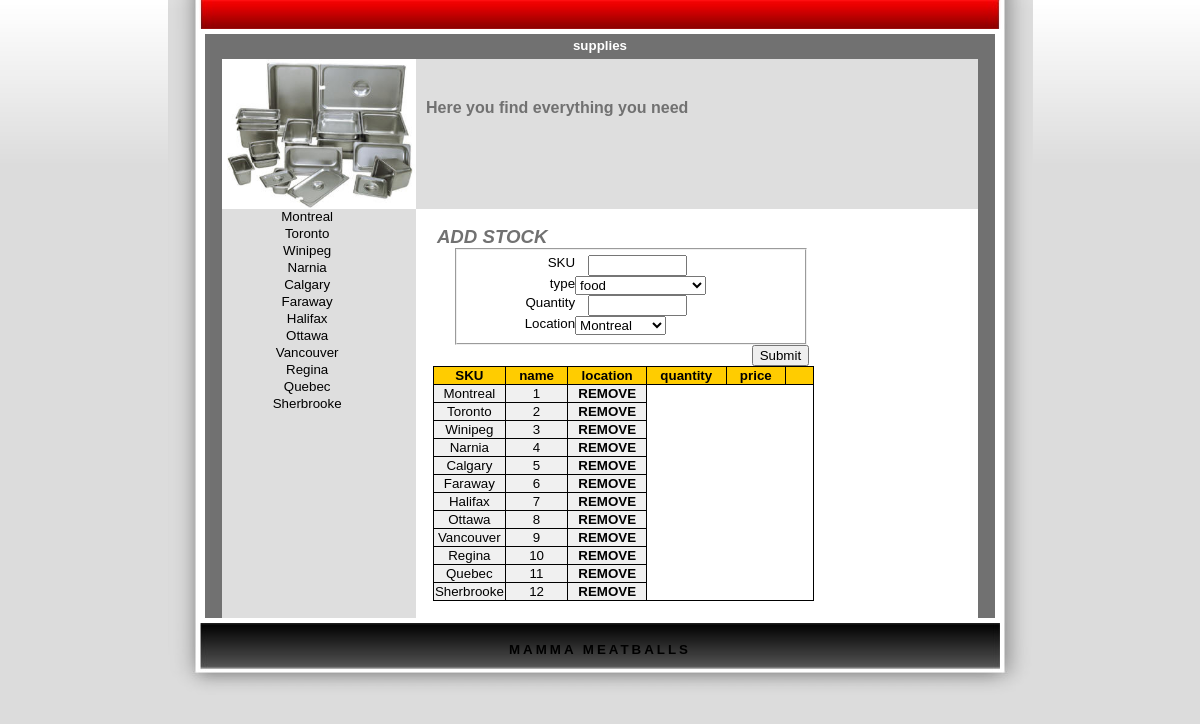
The app's page /website/table/localTable.php with its own data.
### tables this page shows
CREATE TABLE IF NOT EXISTS `facility` 
(
  `f_id` INTEGER NOT NULL,
  `location` VARCHAR(45) NULL,
  `address` VARCHAR(100) NULL,
  `m_id` INTEGER NOT NULL,
  `phone` CHAR(13) NULL,
  PRIMARY KEY (`f_id`),
  INDEX `fk_facility_menu1_idx` (`m_id` ASC),
  CONSTRAINT `fk_facility_menu1`
    FOREIGN KEY (`m_id`)
    REFERENCES `menu` (`m_id`)
    ON DELETE NO ACTION
    ON UPDATE NO ACTION);

### src/Logger.php (called while the page is built, shortened)
<?php
include_once("MeatballsUser.php");
class Logger
{
    private static $singleton;
    public static function getSingleInstace()
    {
        $argc = func_num_args();
        $args = func_get_args();
        if (self::$singleton === null)
        {
            if ($argc == 0)
            {
                self::$singleton = new Logger();
            }
            else
            {
                self::$singleton = new Logger($args[0]);
            }
            self::$singleton->write("\n[".__CLASS__."] +++ Logger instanciated +++");
        }
        return self::$singleton;
    }
    private function __construct()
    {
        $this->filename = $this->getLogFilePath();
        $this->fd = fopen($this->filename, 'w') or die('Cannot open the log file: ' . $this->filename);
    }
    private function getLogFilePath()
    {
        $filename = $_SERVER['DOCUMENT_ROOT'];
        if (!file_exists($filename)) {
            $filename = getcwd() . "/log/phpunit_log";
        } else {
            $filename .= "/comp353-project/log/log";
        }
        return $filename;
    }
}
?>

### src/MeatballsUser.php (called while the page is built, shortened)
<?php
class MeatballUser
{
    public static function removeTrailingSlash(&$str)
    {
        return $str;
    }
}
?>

### src/IQuery.php (called while the page is built, shortened)
<?php
include_once("MySqlConnection.php");
include_once("ConfigLoader.php");
abstract class IQuery
{
    static protected $mysql;
    public function __construct()
    {
		$this->logger = Logger::getSingleInstace();
        $config_path = $_SERVER['DOCUMENT_ROOT'];
        $config_path .= '/comp353-project/src/project.config.xml';
        $loader = new ConfigLoader($config_path, "localhost");
        if (!isset(self::$mysql)) {
            self::$mysql = new MySqlConnection($loader->getHost(),
                                               $loader->getUsername(),
                                               $loader->getPassword(),
                                               $loader->getDatabase());
        }
    }
    public function execute()
    {
        $this->result = self::$mysql->execute($this->getQueryString());
        return $this->result;
    }
}
?>

### src/ConfigLoader.php (called while the page is built, shortened)
<?php
class ConfigLoader
{
    private $host;
    private $username;
    private $password;
    private $database;
    public function __construct($config_file_path, $myConfigName)
    {
        $this->logger = Logger::getSingleInstace();
        if (file_exists($config_file_path)) {
            $xml = simplexml_load_file($config_file_path);
        } else {
            exit('Failed to open '.$config_file_path."\n");
        }
        $xpath = ($xml->xpath('/configurations/configuration[name="' . $myConfigName . '"]'));
        if (isset($xpath[0])) {
            $node = $xpath[0];
        } else {
            $msg = "[ERROR]::[" . __CLASS__ . "]" . " The xpath query returned empty";
            $this->logger->write($msg);
            print_r($xpath);
            exit($msg);
        }
        $this->host = $node->host;
        $this->username = $node->username;
        $this->database = $node->database;
    }
    public function getHost()
    {
        return $this->host;
    }
    public function getUsername()
    {
        return $this->username;
    }
    public function getPassword()
    {
        return $this->password;
    }
    public function getDatabase()
    {
        return $this->database;
    }
}
?>

### src/MySqlConnection.php (called while the page is built, shortened)
<?php
class MySqlConnection
{
    private $host;
    private $username;
    private $db;
    private $password;
    private $connection;
    public function __construct()
    {
        $argc = func_num_args();
        $args = func_get_args();
        $this->logger = Logger::getSingleInstace();
        if (method_exists($this, $f = '__construct_' . $argc))
        {
            call_user_func_array(array($this, $f), $args);
        }
    }
    private function __construct_4($host, $uname, $password, $db)
    {
        $this->host = $host;
        $this->username = $uname;
        $this->db = $db;
        $this->password = $password;
    }
    private function connect()
    {
        $result = false;
        $this->connection = mysqli_connect($this->host,     $this->username,
                $this->password, $this->db);
        if ($this->connection)
        {
            $result = true;
        }
        return $result;
    }
    public function execute($query)
    {
        if ($this->connection) {
            $semicolons_count = substr_count($query, ';');
            if ($semicolons_count > 1)
            {
                $result = mysqli_multi_query($this->connection, $query);
                while (mysqli_more_results($this->connection) && mysqli_next_result($this->connection))
                {
                    if ($result = mysqli_store_result($this->connection)) {
                        if ($result->num_rows > 0) {
                            $return_a_result = $result;
                        } else {
                            mysqli_free_result($result);
                        }
                    }
                }
                if (isset($return_a_result)) {
                    $result = $return_a_result;
                } else {
                    $result = true;
                }
            } else {
                $result = mysqli_query($this->connection, $query);
            }
        }
        return $result;
    }
    public function __toString()
    {
        return $this->username . "@" . $this->host;
    }
}
?>

### src/CustomQuery.php (called while the page is built, shortened)
<?php
include_once("IQuery.php");
class CustomQuery extends IQuery
{
    private $query_string;
    public function __construct($query_string)
    {
        $this->query_string = $query_string;
    }
    public function getQueryString()
    {
        return $this->query_string;
    }
}
?>

### website/table/localTable.php (the view, shortened to what this page needs)
<html>
<head>
  <link rel="stylesheet" href="stylesheet4.css" type="text/css">
<link rel="stylesheet" href="../css/domsort.css" type="text/css" />
<link rel="stylesheet" href="../css/stylesheet6.css" type="text/css" />
</head>
<body>
<?php include_once("navigationBAR.php"); ?>
<?php 		include_once("supplyMENU.php");
				include_once("searchBOX.php"); ?>
<section>
    <div id="thelist"><ul id="control">
            <li class="button" onclick="sortTable(0, 'num', '1');" ondblclick="sortTable(0, 'num', '-1');">SKU</li>
            <li class="button" onclick="sortTable(1, 'str', '1');" ondblclick="sortTable(1, 'str', '-1');">name</li>
			<li class="button" onclick="sortTable(2, 'str', '1');" ondblclick="sortTable(2, 'str', '-1');">location</li>
			<li class="button" onclick="sortTable(3, 'str', '1');" ondblclick="sortTable(3, 'str', '-1');">quantity</li>
			<li class="button" onclick="sortTable(4, 'str', '1');" ondblclick="sortTable(4, 'str', '-1');">price</li>
            <li></li></ul><?php
		if (!is_null($query))
		{
			$result = $query->execute();
		}
	if(isset($result))
		while($row = mysqli_fetch_row($result))
		{
			echo "<ul>";
			foreach ($row as $field) {
				echo "<li>" . $field . "</li>" ;
			}
			echo "<li><a href='remove.php?id=".$row[0]."-supply'>REMOVE</a></li></ul>";
		}
        ?></div>
</section>
        <td width="10px">&nbsp;</td>
<?php include_once("navigationBAR2.php"); ?>
</body>
</html>

### website/table/navigationBAR.php (shortened to what this page needs)
<html>
<body>
<?php
echo '<table align="center" border="0" cellpadding="0" cellspacing="0" width="865">
		<!--<tr>
			<td id="oben" valign="top" height="156"><div class="headertextoben"><a href="#">Mail</a> | <a href="#">Imprint</a></div><div class="headertextgross">My beautiful new website</div>
				<div class="headertextklein">Here you find everything you need to know</div></td>
		</tr>-->
		<tr>
			<td id="navi" width="865"><div class="headernavi">';
		echo '</td></tr><tr><td id="mainbg" valign="top"><div id="haupttext">';
		?>
</body>
</html>

### website/table/supplyMENU.php (shortened to what this page needs)
<?php
        include_once("IncludeAllQueries.php");
?>
<html>
<head>
</head>
<body>
<?php
echo '<table align="center" border="0" cellpadding="0" cellspacing="0" width="790" id="innerTABLE">
   <tr>
     <td width="20px">&nbsp;</td>
      <td colspan="2"><div class="ueberschrift">supplies</div></td>
      <td width="20px">&nbsp;</td>
   </tr>
   <tr>
   <td width="20px">&nbsp;</td>
      <td class="obenlinks"><img width="100%" height="100%"src="../img/supply_logo.jpg"/></td>
      <td class="oben" valign="top"><div id="textobengross">'.$_SESSION['location'].'</div><div id="textobenklein">Here you find everything you need</div></td>
      <td width="15px">&nbsp;</td>
   </tr>
   <tr> <td width="20px">&nbsp;</td>
     <td valign="top" class="links">
        <ul class="menue">';
		$query = new CustomQuery("select distinct location from facility");
		if (!is_null($query))
			$result = $query->execute();
		while($row = mysqli_fetch_row($result))
		{
			echo '<option value="'.$row[0].'" >'.$row[0].'</option>' ;
		}
	?>
	</ul>
		</td>
		<td class="hauptfenster" valign="top">
			<section id="addSTOCK">	<h1>ADD STOCK</h1>
			<div id="formContainer">
			<form action="<?php echo $_SERVER['PHP_SELF']; ?>" method="post" name="form1" id="form1">
			<fieldset>
				<label for="sku">SKU</label>
					<input name="sku" value="" required="true" pattern="[0-9]+" type="text" /><br />
				<label for="type">type</label>
					<select name="type" required="true">
						<option value="food" >food</option>
					</select>	<br />
				<label for="quantity">Quantity</label>
					<input name="quantity" value="" pattern="[0-9]+" required="true" type="number" /><br />
				<label for="location">Location</label>
					<select class="location" id="location" name="location"> ';
	<?php
		$query = new CustomQuery("select distinct location, f_id from facility");
		if (!is_null($query))
			$result = $query->execute();
		while($row = mysqli_fetch_row($result)) {	echo '<option value="'.$row[1].'" >'.$row[0].'</option>' ;}
		?>
			</select><br />
			</fieldset>
				<input type="submit">
			</form>
			</div>
			</section>
</body>
</html>

### website/table/navigationBAR2.php (shortened to what this page needs)
<html>
<body>
<?php
	echo'</div></td>
    </tr>
    <tr>
      <td id="unten" height="74"><a href="../index.php"> MAMMA  MEATBALLS </a></td>
    </tr>
</table>
<!--Start: This code may not be removed or altered in the free of charge version!
<div class="copyright" align="center">
	<a style="color:#8F8F8F;font-weight:normal;background-color:#DCDCDC" href="http://www.website-templates.info" target="_blank">
		Free Templates
	</a>
</div>
';
?>
</body>
<html>

### website/table/stylesheet4.css (style rules this page uses)
form { width: 90%; margin: 0 auto; }
label, input { display: inline-block; }
label { width: 30%; text-align: right; }
label + input { width: 30%; margin: 0 30% 0 4%; }
input + input { float: right; }
#formContainer { position: relative; }
section { margin:3%; text-align: center; }
body { margin: 0px; padding: 0px; color: #5F5F5F; background:url(../img/Tbg.jpg) repeat-x; background-color: #DCDCDC; font-family: "Trebuchet MS",verdana,arial,helvetica,sans-serif; font-size: 10pt; }
table,tr,td { color: #1F1F1F; background-color: #FFFFFF; font-family: "Trebuchet MS",verdana,arial,helvetica,sans-serif; font-size: 10pt; }
#navi { background:url(../img/Tnavi.jpg); height: 29px; text-align: center; }
#mainbg { background:url(../img/Tmainbg.jpg); width: 865px; }
#haupttext { font-family: "Trebuchet MS",verdana,arial,helvetica,sans-serif; padding: 5px 35px 5px 35px; text-align: justify; font-size: 11pt; }
#unten { color: #DFDFDF; background-color: inherit; background:url(../img/Tunten.jpg); font-family: "Century Gothic",sans-serif; font-size: 10pt; font-weight: bold; text-align: center; letter-spacing: 3px; padding-bottom: 20px; }
h1 { background-color: inherit; color: #FF3F00; font-family: "Trebuchet MS",verdana,arial,helvetica,sans-serif; font-size: 18pt; font-style: italic; text-align: left; margin: 0px; }
a:link,a:visited,a:active { color: #000000; background-color: inherit; text-decoration: none; font-weight: bold; }

### website/css/domsort.css (style rules this page uses)
div#thelist { display: table; border: solid; border-width: 1px; border-color: black; border-collapse: collapse; }
div#thelist ul { display: table-row; background-color:#f0f0f0; }
div#thelist ul li { display: table-cell; text-align: center; padding: 1px; border: thin solid black; }
div#thelist ul#control li { display: table-cell; text-align: center; font-weight: bold; padding-left: 1em; padding-right: 1em; background-color: #fc0; }

### website/css/stylesheet6.css (style rules this page uses)
body { color: #FFFFFF; font-family: verdana,arial,helvetica,sans-serif; font-size: 10pt; scrollbar-face-color:#717171; scrollbar-track-color:#000000; scrollbar-arrow-color:#C0C0C0; scrollbar-shadow-color:#C0C0C0; scrollbar-highlight-color:#C0C0C0; scrollbar-3dlight-color:#9F9F9F; scrollbar-darkshadow-color:#000000; }
table,td,tr { color: #FFFFFF; background-color: #717171; font-family: verdana,arial,helvetica,sans-serif; font-size: 10pt; }
.ueberschrift { height: 21px; background-color: #717171; color: #FFFFFF; text-align: center; padding-top: 4px; font-weight: bold; }
.obenlinks { color: #000000; background-color: #CFCFCF; background: url(../img/Mobenlinks.jpg); font-family: verdana,arial,helvetica,sans-serif; font-size: 10pt; font-weight: bold; text-align: center; width: 200px; height: 150px; }
.oben { background: url(../img/Moben.jpg) repeat-x; height: 150px; }
#textobengross { font-size: 18pt; font-weight: bold; padding: 35px 0px 0px 10px; color: #717171; background-color: #DEDEDE; font-style: italic; }
#textobenklein { font-size: 12pt; font-weight: bold; padding: 5px 0px 0px 10px; color: #717171; background-color: #DEDEDE; }
.links { color: #000000; background-color: #CFCFCF; background: url(../img/Mlinks.jpg) repeat-y; font-family: verdana,arial,helvetica,sans-serif; font-size: 10pt; text-align: center; width: 160px; }
.menue { list-style-type: none; width: 160px; margin-left: 0; padding-left: 5px; color: #000000; }
.hauptfenster { width: 600px; color: #000000; background-color: #FFFFFF; }
h1 { color: #717171; background-color: transparent; font-family: verdana,arial,helvetica,sans-serif; font-size: 14pt; text-align: left; padding: 0px 0px 0px 4px; }
a:link, a:visited, a:active { color: #000000; background-color: transparent; text-decoration: none; font-family: verdana,arial,helvetica,sans-serif; font-weight: bold; }
#innerTABLE { font-size:75%; }

### website/table/supplyMENU.php (style rules this page uses)
label { width:33%; display: inline-block; float: left; clear: left; text-align: right; }
#formContainer { width:75%; }
input, select { float:left; }

### records on screen
facility: location "Montreal", f_id "1"
facility: location "Toronto", f_id "2"
facility: location "Winipeg", f_id "3"
facility: location "Narnia", f_id "4"
facility: location "Calgary", f_id "5"
facility: location "Faraway", f_id "6"
facility: location "Halifax", f_id "7"
facility: location "Ottawa", f_id "8"
facility: location "Vancouver", f_id "9"
facility: location "Regina", f_id "10"
facility: location "Quebec", f_id "11"
facility: location "Sherbrooke", f_id "12"

### other values on screen
form field location "Montreal"
